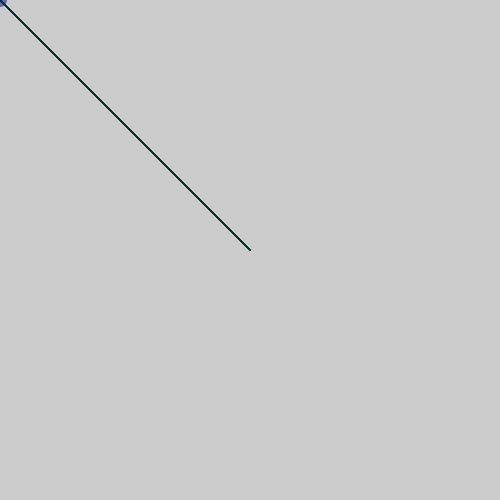
Frame 1 (no input)
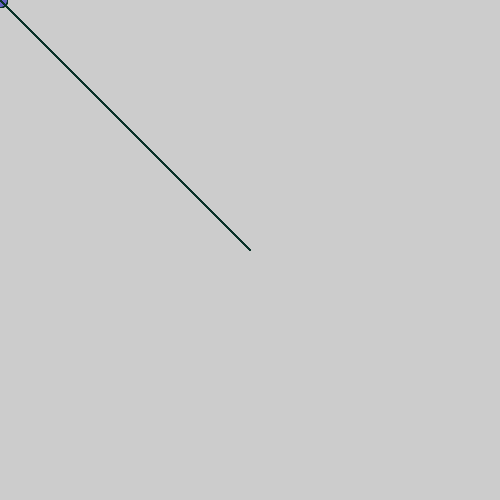
Frame 60 (the mouse pressed at the canvas centre just before this capture)
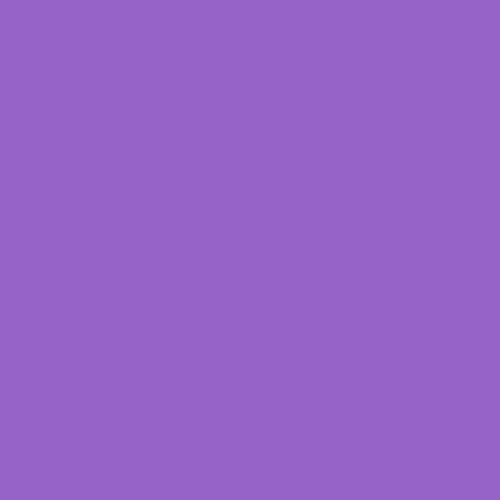
Frame 120 (the mouse held since frame 60 and released just before this capture)

The Processing sketch that drew these frames (run headless with seeded random() and noise(); from frame 60 on, the mouse is pressed at the canvas centre):

// Processing sketch: processing_56056
// ── processing_56056.pde

void setup() {
  size(500, 500);
  smooth();
  noStroke();
}
void draw() { 
  fill(0150, 100, 200);
  ellipse(mouseX, mouseY, 14, 14);
  stroke(10,50,40);
for (int x=mouseX; x <= height-20; x += 60) {
for (int y=mouseY; y <= width-20; y += 60) {
  line(250, 250, mouseX, mouseY);
   if (mousePressed == true) 
   
   background(150, 100, 200);
}
}
}
